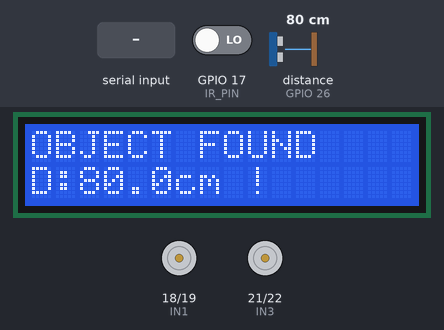
Simulated run of this sketch. Board: ESP32. Parts: 16×2 character LCD, motor-driver pin pairs drawn as motors (green arrow = first pin HIGH = forward, orange = second pin HIGH = backward, longer = more drive). Wiring (inferred from the names in the program): ultrasonic range finder: trigger GPIO 25; echo GPIO 26. Inputs (shaded band) come from the test bench; at power-on: GPIO 17 (IR_PIN) LOW, distance to the obstacle (sensor on GPIO 26) 80 cm. The echo pulse lasts 58.3 µs per cm; nothing arrives over Bluetooth unless stated; what the sketch prints to the serial monitor is not drawn.

Above: at 3.2 s.
3.3 s: GPIO 17 (IR_PIN) driven HIGH
At 4.5 s:
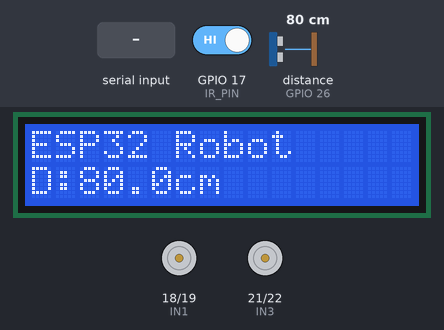
5.0 s: "F\n" received over the second serial link
At 6.2 s:
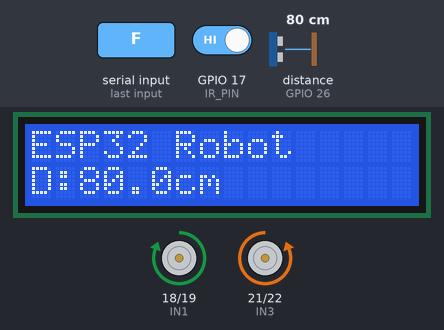
6.5 s: "B\n" received over the second serial link
At 7.4 s:
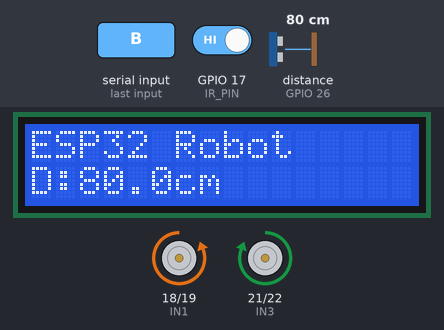
8.0 s: "L\n" received over the second serial link
At 8.6 s:
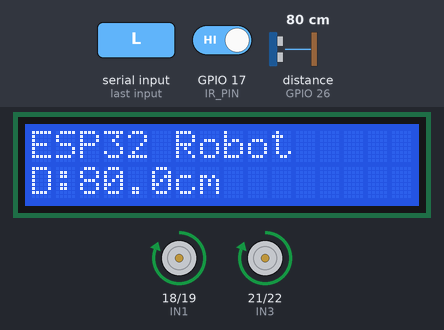
9.5 s: "R\n" received over the second serial link
At 9.8 s:
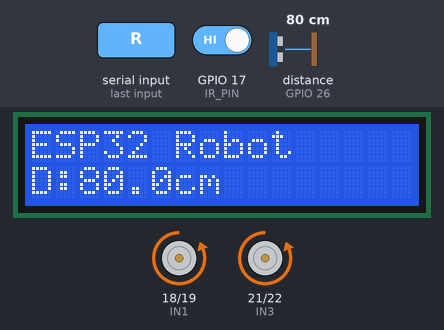
11.0 s: distance to the obstacle (sensor on GPIO 26) set to 2 cm
At 11.6 s:
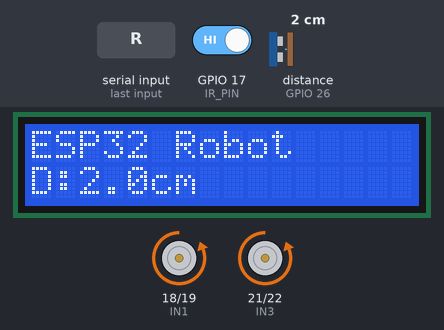
Timing chart, 0 to 13.5 s (numbered marks = the images above; inputs shaded):
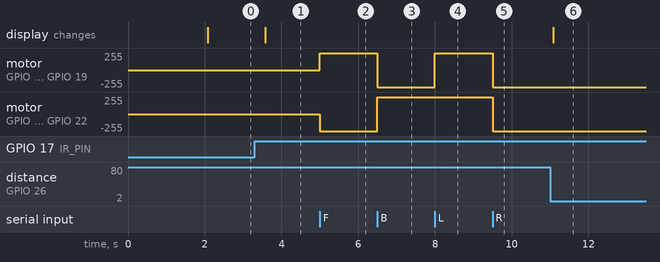

Measured:
- after the input at 3.3 s, the display: changes after 0.28 s (image 1)
- after the input at 5.0 s, motor on GPIO 18 (IN1) / GPIO 19 (IN2): stopped → forward 255/255 at once; motor on GPIO 21 (IN3) / GPIO 22 (IN4): stopped → backward 255/255 at once
- after the input at 6.5 s, motor on GPIO 18 (IN1) / GPIO 19 (IN2): forward 255/255 → backward 255/255 at once; motor on GPIO 21 (IN3) / GPIO 22 (IN4): backward 255/255 → forward 255/255 at once
- after the input at 8.0 s, motor on GPIO 18 (IN1) / GPIO 19 (IN2): backward 255/255 → forward 255/255 at once
- after the input at 9.5 s, motor on GPIO 18 (IN1) / GPIO 19 (IN2), motor on GPIO 21 (IN3) / GPIO 22 (IN4): forward 255/255 → backward 255/255 at once
- after the input at 11.0 s, the display: changes after 0.09 s (image 6)

The sketch:

Robot_car.ino
```cpp
/*************************************************
 * ESP32 SMART ROBOT CAR
 * Part 1
 *************************************************/

#include <BluetoothSerial.h>
#include <LiquidCrystal.h>

BluetoothSerial SerialBT;

/************* LCD PINS *************/
#define LCD_RS 23
#define LCD_EN 5
#define LCD_D4 13
#define LCD_D5 12
#define LCD_D6 14
#define LCD_D7 27

LiquidCrystal lcd(LCD_RS, LCD_EN, LCD_D4, LCD_D5, LCD_D6, LCD_D7);

/************* MOTOR PINS *************/
#define IN1 18
#define IN2 19
#define IN3 21
#define IN4 22

/************* SENSOR PINS *************/
#define IR_PIN 17

#define TRIG_PIN 25
#define ECHO_PIN 26

/************* VARIABLES *************/
String lcdMessage = "ESP32 Robot";

long duration = 0;
float distanceCM = 0;

bool obstacle = false;

unsigned long previousLCD = 0;
unsigned long previousSensor = 0;

const unsigned long lcdInterval = 500;
const unsigned long sensorInterval = 150;

/*************************************************
                MOTOR FUNCTIONS
*************************************************/

void stopMotors()
{
    digitalWrite(IN1, LOW);
    digitalWrite(IN2, LOW);
    digitalWrite(IN3, LOW);
    digitalWrite(IN4, LOW);
}

void moveForward()
{
    digitalWrite(IN1, HIGH);
    digitalWrite(IN2, LOW);

    digitalWrite(IN3, LOW);
    digitalWrite(IN4, HIGH);
}

void moveBackward()
{
    digitalWrite(IN1, LOW);
    digitalWrite(IN2, HIGH);

    digitalWrite(IN3, HIGH);
    digitalWrite(IN4, LOW);
}

void turnLeft()
{
    digitalWrite(IN1, HIGH);
    digitalWrite(IN2, LOW);

    digitalWrite(IN3, HIGH);
    digitalWrite(IN4, LOW);
}

void turnRight()
{
    digitalWrite(IN1, LOW);
    digitalWrite(IN2, HIGH);

    digitalWrite(IN3, LOW);
    digitalWrite(IN4, HIGH);
}

/*************************************************
            FUNCTION DECLARATIONS
*************************************************/

void updateLCD();
void readSensors();
void processBluetooth();

/*************************************************
                    SETUP
*************************************************/

void setup()
{
    Serial.begin(115200);

    SerialBT.begin("ESP32_Robot_Car");

    pinMode(IN1, OUTPUT);
    pinMode(IN2, OUTPUT);
    pinMode(IN3, OUTPUT);
    pinMode(IN4, OUTPUT);

    pinMode(IR_PIN, INPUT);

    pinMode(TRIG_PIN, OUTPUT);
    pinMode(ECHO_PIN, INPUT);

    stopMotors();

    lcd.begin(16,2);

    lcd.clear();
    lcd.setCursor(0,0);
    lcd.print("ESP32 ROBOT");

    lcd.setCursor(0,1);
    lcd.print("Starting...");

    delay(2000);

    lcd.clear();

    Serial.println("ESP32 Robot Ready");
}

/*************************************************
                LOOP
*************************************************/

void loop()
{
    processBluetooth();

    if(millis()-previousSensor>=sensorInterval)
    {
        previousSensor=millis();
        readSensors();
    }

    if(millis()-previousLCD>=lcdInterval)
    {
        previousLCD=millis();
        updateLCD();
    }
}
/*************************************************
 * PART 2
 * Sensors + LCD Functions
 *************************************************/

/************* ULTRASONIC *************/
float getDistance()
{
    digitalWrite(TRIG_PIN, LOW);
    delayMicroseconds(2);

    digitalWrite(TRIG_PIN, HIGH);
    delayMicroseconds(10);
    digitalWrite(TRIG_PIN, LOW);

    duration = pulseIn(ECHO_PIN, HIGH, 30000);

    if(duration == 0)
    {
        return 400;
    }

    return (duration * 0.0343) / 2.0;
}

/*************************************************
            READ ALL SENSORS
*************************************************/

void readSensors()
{
    distanceCM = getDistance();

    // Most IR obstacle sensors:
    // LOW = obstacle detected
    // HIGH = no obstacle

    obstacle = (digitalRead(IR_PIN) == LOW);

    if(obstacle)
    {
        stopMotors();
    }
}

/*************************************************
                LCD DISPLAY
*************************************************/

void updateLCD()
{
    lcd.clear();

    // -------- First Line --------

    lcd.setCursor(0,0);

    if(obstacle)
    {
        lcd.print("OBJECT FOUND");
    }
    else
    {
        if(lcdMessage.length() > 16)
        {
            lcd.print(lcdMessage.substring(0,16));
        }
        else
        {
            lcd.print(lcdMessage);
        }
    }

    // -------- Second Line --------

    lcd.setCursor(0,1);

    lcd.print("D:");

    lcd.print(distanceCM,1);

    lcd.print("cm");

    if(obstacle)
    {
        lcd.print(" !");
    }
}

/*************************************************
      BLUETOOTH MOVEMENT FUNCTIONS
*************************************************/

void executeCommand(char cmd)
{
    if(obstacle)
    {
        stopMotors();
        return;
    }

    switch(cmd)
    {
        case 'F':
            moveForward();
            break;

        case 'B':
            moveBackward();
            break;

        case 'L':
            turnLeft();
            break;

        case 'R':
            turnRight();
            break;

        case 'S':
            stopMotors();
            break;
    }
}

/*************************************************
    MESSAGE EXTRACTION HELPER
*************************************************/

void setLCDMessage(String msg)
{
    msg.trim();

    if(msg.length()==0)
        return;

    lcdMessage = msg;

    Serial.print("LCD Message: ");
    Serial.println(lcdMessage);
}
/*************************************************
 * PART 3
 * Bluetooth Parser + Main Control
 *************************************************/

String btBuffer = "";

void processBluetooth()
{
    while (SerialBT.available())
    {
        char c = SerialBT.read();

        // End of command
        if (c == '\n' || c == '\r')
        {
            if (btBuffer.length() > 0)
            {
                btBuffer.trim();

                Serial.print("Received: ");
                Serial.println(btBuffer);

                // LCD Message
                if (btBuffer.startsWith("MSG:"))
                {
                    String msg = btBuffer.substring(4);
                    setLCDMessage(msg);
                }

                // Movement Commands
                else if (btBuffer.equalsIgnoreCase("F"))
                {
                    executeCommand('F');
                }

                else if (btBuffer.equalsIgnoreCase("B"))
                {
                    executeCommand('B');
                }

                else if (btBuffer.equalsIgnoreCase("L"))
                {
                    executeCommand('L');
                }

                else if (btBuffer.equalsIgnoreCase("R"))
                {
                    executeCommand('R');
                }

                else if (btBuffer.equalsIgnoreCase("S"))
                {
                    executeCommand('S');
                }

                btBuffer = "";
            }
        }
        else
        {
            btBuffer += c;
        }
    }
}
```
